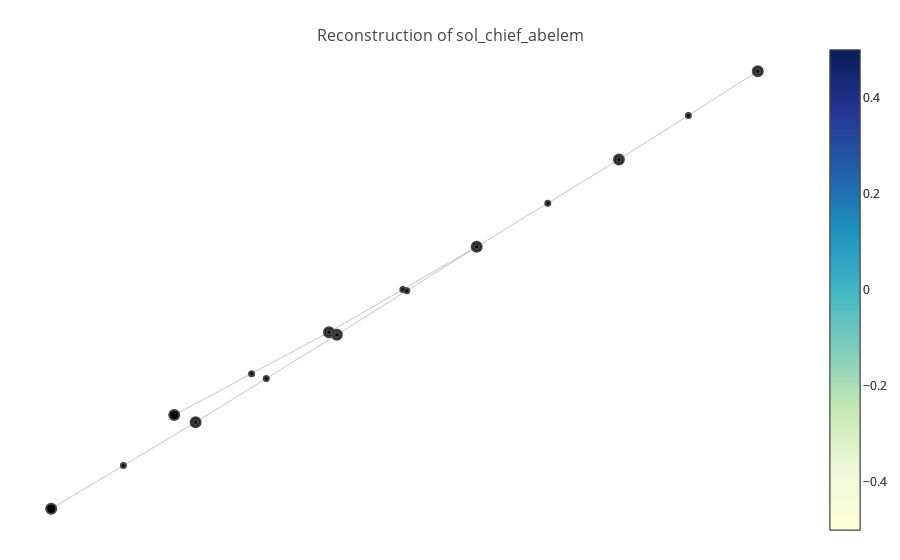
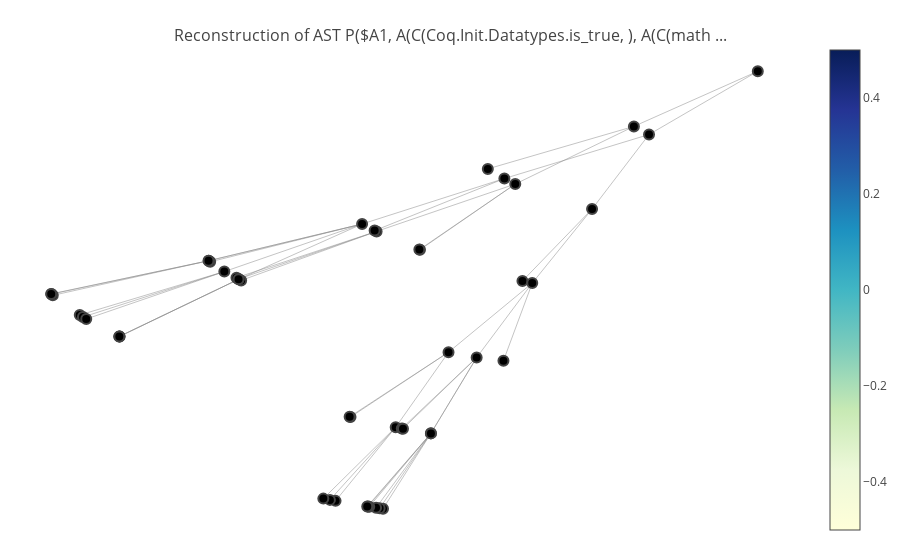

Here is the notebook cell these charts were saved with, in order:
### Code cell
from ml4tputils.visualize import *

# tgtlem = "chief_stab_sub_Fitting"
# tgtlem = "nG\'G"
tgtlem = "minnormal_solvable_Fitting_center"
# tgtlem = "minnormal_solvable_abelem"
# tgtlem = "sol_chief_abelem"
file = "/Users/dehuang/Documents/research/ml4tp/data/odd-order/BGsection1.v.dump"
#tgtlem = "oU"
#file = "/Users/dehuang/Documents/research/ml4tp/data/odd-order/PFsection14.v.dump"
vis = Visualize(f_display=True, f_jupyter=True, f_verbose=False)
tactr = vis.visualize_lemma(file, tgtlem)
#print(tactr.bfs_traverse())
print(str(tactr.decoder.decoded[23]))
tactr.visualize_exp_by_key(23)

### Figure 1 — Plotly figure (JSON) as saved in the notebook; plotly's stock layout.template omitted (floating-point values rounded to 4 significant figures)
{"data": [{"hoverinfo": null, "line": {"color": "#888", "width": 0.5}, "mode": "lines", "type": "scatter", "x": [0.7215, 0.4648, null, 0.7215, 0.7215, null, 0.4648, 0.2018, null, 0.4648, 0.4648, null, 0.2018, -0.07132, null, 0.2018, -0.05667, null, 0.2018, 0.2018, null, -0.07132, -0.3574, null, -0.07132, -0.07132, null, -0.05667, -0.3179, null, -0.05667, -0.05667, null, -0.05667, -0.05667, null, -0.05667, -0.05667, null, -0.3179, -0.5849, null, -0.3179, -0.3179, null], "y": [1, 0.6323, null, 1, 1, null, 0.6323, 0.2689, null, 0.6323, 0.6323, null, 0.2689, -0.08687, null, 0.2689, -0.09751, null, 0.2689, 0.2689, null, -0.08687, -0.4323, null, -0.08687, -0.08687, null, -0.09751, -0.4621, null, -0.09751, -0.09751, null, -0.09751, -0.09751, null, -0.09751, -0.09751, null, -0.4621, -0.8224, null, -0.4621, -0.4621, null]}, {"hoverinfo": "text", "marker": {"color": [], "colorscale": "YIGnBu", "line": {"width": 2}, "reversescale": true, "showscale": true, "size": 10}, "mode": "markers", "text": ["gid: 61<br>gT: finGroupType<br>U: {group gT}<br>V: {group gT}<br>G: {group gT}<br>=====================<br>solvable G -> chief_factor G V U -> is_abelem (U / V)", "gid: 63<br>gT: finGroupType<br>U: {group gT}<br>V: {group gT}<br>G: {group gT}<br>solG: solvable G<br>chiefUV: chief_factor G V U<br>=====================<br>is_abelem (U / V)", "gid: 72<br>gT: finGroupType<br>U: {group gT}<br>V: {group gT}<br>G: {group gT}<br>solG: solvable G<br>chiefUV: chief_factor G V U<br>minUV: minnormal (U / V) (G / V)<br>=====================<br>is_abelem (U / V)", "gid: 121<br>gT: finGroupType<br>U: {group gT}<br>V: {group gT}<br>G: {group gT}<br>solG: solvable G<br>chiefUV: chief_factor G V U<br>minUV: minnormal (U / V) (G / V)<br>=====================<br>(G / V)%G \\subset 'N((U / V)%G) -> (U / V)%G != 1 -> is_abelem (U / V)%G -> is_abelem (U / V)", "gid: T15", "gid: 125<br>gT: finGroupType<br>U: {group gT}<br>V: {group gT}<br>G: {group gT}<br>solG: solvable G<br>chiefUV: chief_factor G V U<br>minUV: minnormal (U / V) (G / V)<br>=====================<br>U \\subset G", "gid: 153<br>gT: finGroupType<br>U: {group gT}<br>V: {group gT}<br>G: {group gT}<br>solG: solvable G<br>minUV: minnormal (U / V) (G / V)<br>=====================<br>maxnormal V U G -> U \\subset G -> G \\subset 'N(U) -> U \\subset G", "gid: T16"], "type": "scatter", "x": [0.7215, 0.4648, 0.2018, -0.07132, -0.3574, -0.05667, -0.3179, -0.5849], "y": [1, 0.6323, 0.2689, -0.08687, -0.4323, -0.09751, -0.4621, -0.8224]}, {"hoverinfo": "text", "marker": {"color": [], "colorscale": "YIGnBu", "line": {"width": 2}, "reversescale": true, "showscale": true, "size": 5}, "mode": "markers", "text": ["ftac: move => solG chiefUV", "ftac: move (ssrmovearg) (ssrclauses)", "ftac: have minUV := chief_factor_minnormal chiefUV", "ftac: have (ssrhavefwdwbinders)", "ftac: trivial", "ftac: <ssreflect_plugin::ssrhave@0> $fwd", "ftac: have [|//] := minnormal_solvable minUV (quotientS _ _) (quotient_sol _ solG)", "ftac: have [|//] := minnormal_solvable minUV (quotientS _ _) (quotient_sol _ solG)", "ftac: have (ssrhavefwdwbinders)", "ftac: case /and3P: chiefUV", "ftac: <ssreflect_plugin::ssrtclby@0> $tac", "ftac: trivial", "ftac: <ssreflect_plugin::ssrtclby@0> $tac", "ftac: by case /and3P: chiefUV", "ftac: by (ssrhintarg)"], "type": "scatter", "x": [0.5931, 0.7215, 0.3333, 0.4648, -0.2144, -0.07132, 0.06526, 0.07259, 0.2018, -0.1873, -0.05667, -0.4514, -0.3179, -0.05667, -0.05667], "y": [0.8161, 1, 0.4506, 0.6323, -0.2596, -0.08687, 0.09102, 0.0857, 0.2689, -0.2798, -0.09751, -0.6422, -0.4621, -0.09751, -0.09751]}], "layout": {"hovermode": "closest", "margin": {"b": 20, "l": 5, "r": 5, "t": 40}, "showlegend": false, "title": "<br>Reconstruction of sol_chief_abelem", "titlefont": {"size": 16}, "xaxis": {"showgrid": false, "showticklabels": false, "zeroline": false}, "yaxis": {"showgrid": false, "showticklabels": false, "zeroline": false}}}

### Figure 2 — Plotly figure (JSON) as saved in the notebook; plotly's stock layout.template omitted (floating-point values rounded to 4 significant figures; data arrays with more than 128 entries replaced by an {"elided": "..."} marker saying what was removed)
{"data": [{"hoverinfo": null, "line": {"color": "#888", "width": 0.5}, "mode": "lines", "type": "scatter", "x": {"elided": "147 float values"}, "y": {"elided": "147 float values"}}, {"hoverinfo": "text", "marker": {"color": [], "colorscale": "YIGnBu", "line": {"width": 2}, "reversescale": true, "showscale": true, "size": 10}, "mode": "markers", "text": ["Prod(23)", "App(7)", "Const(Coq.Init.Datatypes.is_true)", "App(6)", "Const(mathcomp.solvable.nilpotent.solvable)", "Var(gT)", "App(5)", "Const(mathcomp.fingroup.fingroup.gval)", "Var(gT)", "Var(G)", "Prod(22)", "App(14)", "Const(Coq.Init.Datatypes.is_true)", "App(13)", "Const(mathcomp.solvable.gseries.chief_factor)", "Var(gT)", "App(5)", "Const(mathcomp.fingroup.fingroup.gval)", "Var(gT)", "Var(G)", "App(10)", "Const(mathcomp.fingroup.fingroup.gval)", "Var(gT)", "Var(V)", "App(12)", "Const(mathcomp.fingroup.fingroup.gval)", "Var(gT)", "Var(U)", "App(21)", "Const(Coq.Init.Datatypes.is_true)", "App(20)", "Const(mathcomp.solvable.abelian.is_abelem)", "App(17)", "Const(mathcomp.fingroup.quotient.coset_groupType)", "Var(gT)", "App(10)", "Const(mathcomp.fingroup.fingroup.gval)", "Var(gT)", "Var(V)", "App(19)", "Const(mathcomp.fingroup.quotient.quotient)", "Var(gT)", "App(12)", "Const(mathcomp.fingroup.fingroup.gval)", "Var(gT)", "Var(U)", "App(10)", "Const(mathcomp.fingroup.fingroup.gval)", "Var(gT)", "Var(V)"], "type": "scatter", "x": [0.7301, 0.5121, 0.2551, 0.3034, 0.1357, 0.1347, 0.05949, -0.1788, -0.1831, -0.187, 0.5387, 0.2843, 0.056, 0.03396, -0.2333, -0.2357, -0.2362, -0.5102, -0.5126, -0.513, -0.2084, -0.4627, -0.4572, -0.4514, -0.1834, -0.3927, -0.3929, -0.3931, 0.4385, 0.316, 0.3333, 0.2826, 0.186, 0.01356, 0.01202, 0.09306, -0.01275, -0.02266, -0.03427, 0.2355, 0.1038, 0.1059, 0.155, 0.07075, 0.06484, 0.0585, 0.1551, 0.04647, 0.04412, 0.043], "y": [1, 0.7859, 0.6208, 0.5619, 0.3066, 0.3073, 0.378, 0.1876, 0.1931, 0.1982, 0.7544, 0.5833, 0.3811, 0.4068, 0.2597, 0.264, 0.264, 0.1296, 0.1345, 0.1352, 0.222, 0.05337, 0.04543, 0.03758, 0.192, -0.03014, -0.02998, -0.02973, 0.4648, 0.1856, 0.1773, -0.1242, -0.09119, -0.3432, -0.3421, -0.3824, -0.6685, -0.6647, -0.6598, -0.1118, -0.3872, -0.3881, -0.406, -0.6991, -0.6974, -0.6953, -0.4064, -0.6916, -0.6907, -0.6903]}], "layout": {"hovermode": "closest", "margin": {"b": 20, "l": 5, "r": 5, "t": 40}, "showlegend": false, "title": "<br>Reconstruction of AST P($A1, A(C(Coq.Init.Datatypes.is_true, ), A(C(math ...", "titlefont": {"size": 16}, "xaxis": {"showgrid": false, "showticklabels": false, "zeroline": false}, "yaxis": {"showgrid": false, "showticklabels": false, "zeroline": false}}}
